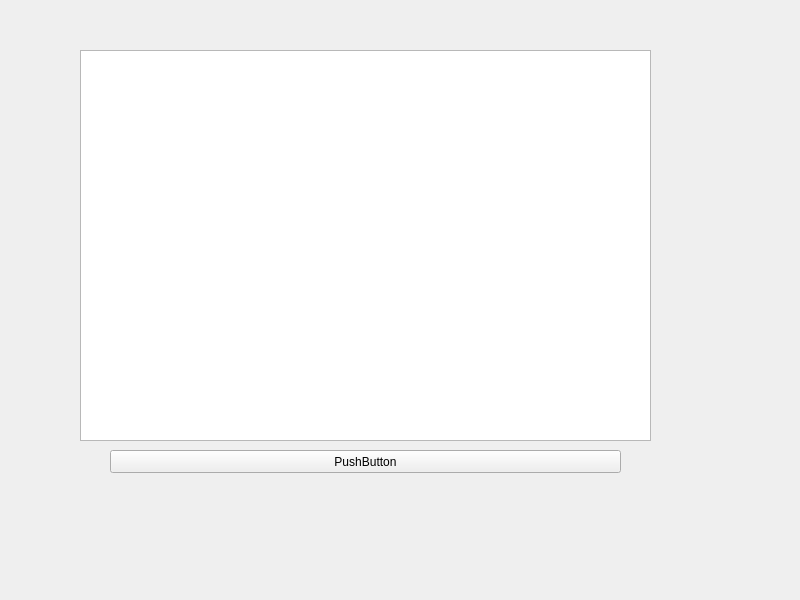
<?xml version="1.0" encoding="UTF-8"?>
<ui version="4.0">
 <class>Widget</class>
 <widget class="QWidget" name="Widget">
  <property name="geometry">
   <rect>
    <x>0</x>
    <y>0</y>
    <width>800</width>
    <height>600</height>
   </rect>
  </property>
  <property name="windowTitle">
   <string>Widget</string>
  </property>
  <widget class="QChartView" name="chartView">
   <property name="geometry">
    <rect>
     <x>80</x>
     <y>50</y>
     <width>571</width>
     <height>391</height>
    </rect>
   </property>
  </widget>
  <widget class="QPushButton" name="pushButton">
   <property name="geometry">
    <rect>
     <x>110</x>
     <y>450</y>
     <width>511</width>
     <height>23</height>
    </rect>
   </property>
   <property name="text">
    <string>PushButton</string>
   </property>
  </widget>
 </widget>
 <customwidgets>
  <customwidget>
   <class>QChartView</class>
   <extends>QGraphicsView</extends>
   <header>qchartview.h</header>
  </customwidget>
 </customwidgets>
 <resources/>
 <connections/>
</ui>
